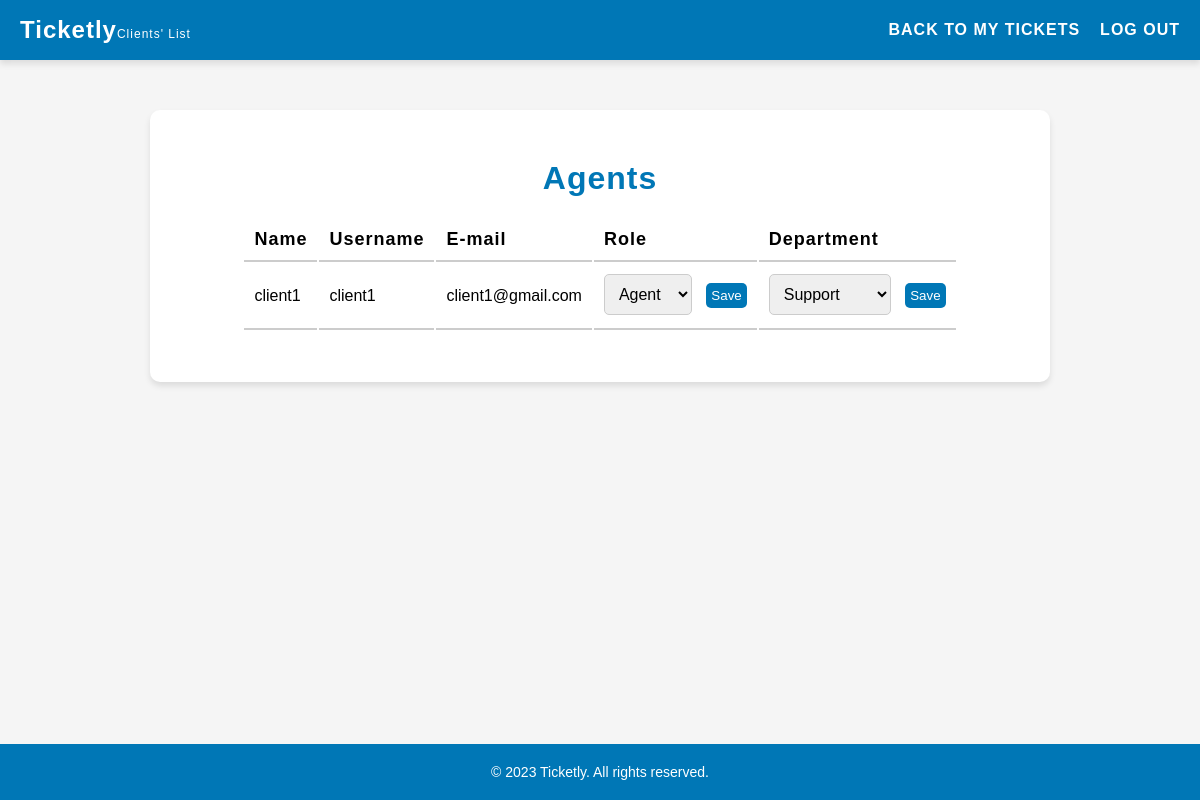
The app's page /pages/listAgents.php, older data.
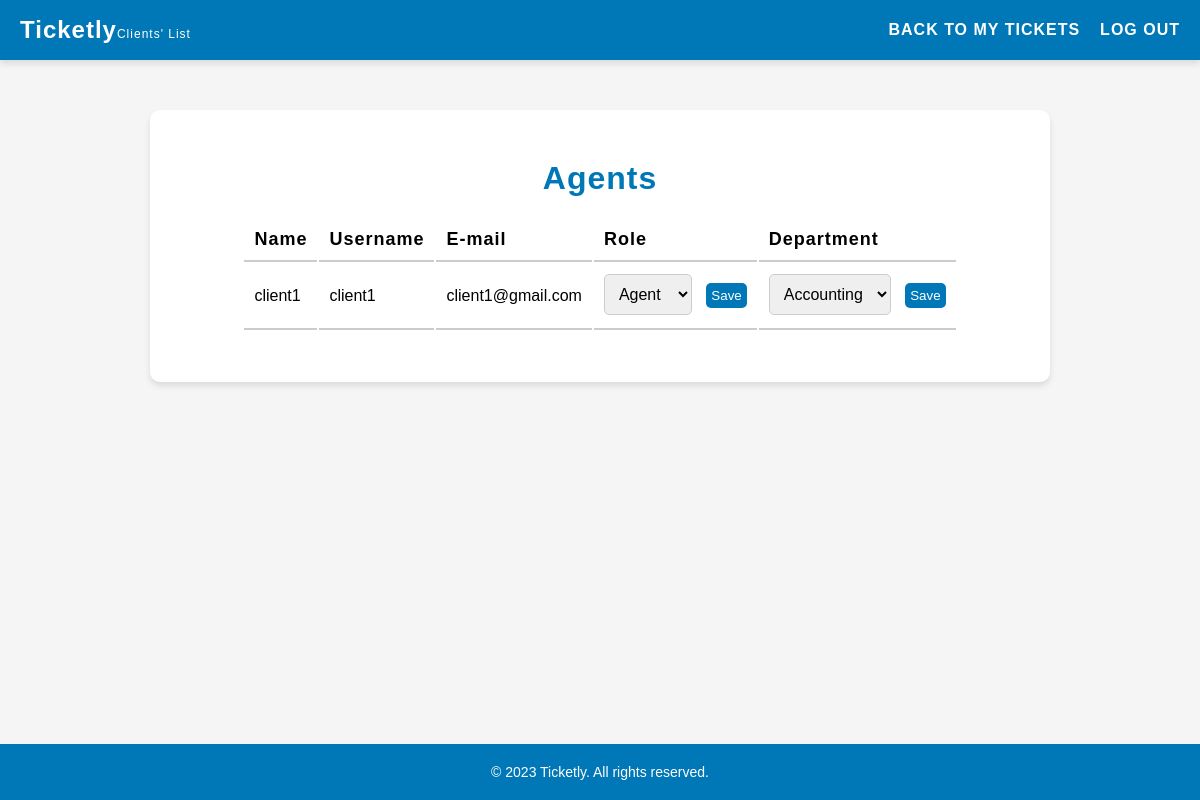
The same page, newer data.
### tables this page shows
CREATE TABLE users (
    id INTEGER PRIMARY KEY AUTOINCREMENT,
    username VARCHAR(255) NOT NULL UNIQUE,
    password VARCHAR(255) NOT NULL,
    email VARCHAR(255) NOT NULL UNIQUE,
    name VARCHAR(255) NOT NULL,
    role VARCHAR(10) NOT NULL DEFAULT 'client' CHECK (role IN ('client', 'agent', 'admin')),
    department_id INTEGER,
    FOREIGN KEY(department_id) REFERENCES departments(id)
);

### pages/listAgents.php (called while the page is built, shortened)
<?php
    $session = new Session();
    require_once(__DIR__ . '/../templates/listAgents.tpl.php');
    drawListAgents($session);
?>

### database/user.class.php (called while the page is built, shortened)
<?php
    class User {
        public function __construct(?int $id, string $username, string $password, string $email, string $name, string $role, int $departmentId = 1) {
            $this->id = $id;
            $this->username = $username;
            $this->email = $email;
            $this->name = $name;
            $this->role = $role;
            $this->departmentId = $departmentId;
        }
    }
    function getAgents(PDO $db): array {
        $stmt = $db->prepare('SELECT * FROM users WHERE role = ?');
        $stmt->execute(['agent']);
        $agents = [];
        while ($row = $stmt->fetch(PDO::FETCH_ASSOC)) {
            $agents[] = new User(
                (int) $row['id'],
                $row['username'],
                $row['password'],
                $row['email'],
                $row['name'],
                $row['role'],
                (int) $row['department_id']
            );
        }
        return $agents;
    }
?>

### database/departments.class.php (called while the page is built, shortened)
<?php
    class Departments {
        public function __construct(?int $id, string $name) {
            $this->id = $id;
            $this->name = $name;
        }
    }
    function getDepartments(PDO $db): array {
        $stmt = $db->prepare('SELECT * FROM departments');
        $stmt->execute();
        $departments = array();
        while ($row = $stmt->fetch(PDO::FETCH_ASSOC)) {
            $departments[] = new Departments(
                (int) $row['id'],
                $row['name']
            );
        }
        return $departments;
    }
?>

### templates/listAgents.tpl.php (the view, shortened to what this page needs)
<?php function drawListAgents(Session $session) {?>
    <!DOCTYPE html>
    <html lang="en">
    <head>
        <link rel="stylesheet" href="../style/listClients.css">
        <link rel="stylesheet" href="../style/header.css">
    </head>
    <body>
        <header>
            <h1>Ticketly<span class="smaller">Clients' List</span></h1>
            <nav>
                <ul>
                    <li><a href="../pages/client.php">Back to My Tickets</a></li>
                    <li><a href="../actions/action_logout.php">Log out</a></li>
                </ul>
            </nav>
        </header>
        <main>
            <h2>Agents</h2>
            <section id="agents">
                <table>
                    <tr>
                        <th>Name</th>
                        <th>Username</th>
                        <th>E-mail</th>
                        <th>Role</th>
                        <th>Department</th>
                    </tr>
                    <?php
                        require_once '../database/connection.db.php';
                        require_once '../database/user.class.php';
                        require_once '../database/departments.class.php';
                        $db = getDatabaseConnection();
                        $agents = getAgents($db);
                        foreach ($agents as $agent) { ?>
                        <tr>
                            <td><?php echo $agent->name ?></td>
                            <td><?php echo $agent->username ?></td>
                            <td><?php echo $agent->email ?></td>
                            <td>
                                <form class="role-form" data-agent-id="<?php echo $agent->id ?>">
                                    <select class="role-select" name="role">
                                        <option value="agent" <?php if ($agent->role == 'agent') echo 'selected' ?>>Agent</option>
                                    </select>
                                    <input type="submit" value="Save">
                                </form>
                            </td>
                            <td>
                            <?php
                                $departments = getDepartments($db);
                            ?>
                            <form class="department-form" data-agent-id="<?php echo $agent->id ?>">
                                <select class="department-select" name="departmentId">
                                <?php
                                    foreach ($departments as $department) {
                                        $selected = ($agent->departmentId == $department->id) ? 'selected' : '';
                                        echo '<option value="' . $department->id . '" ' . $selected . '>' . $department->name . '</option>';
                                    }
                                ?>
                                </select>
                                <input type="submit" value="Save">
                            </form>
                        </td>
                    </tr>
                <?php } ?>
                </table>
            </section>
        </main>
        <?php include '../templates/footer.tpl.php';?>
    </body>
    </html>
<?php }?>

### templates/footer.tpl.php
<!DOCTYPE html>
<html>
    <link rel="stylesheet" href="../style/footer.css">
    <footer>
        <p>&copy; 2023 Ticketly. All rights reserved.</p>
    </footer>
<html>

### style/listClients.css (style rules this page uses)
main { background-color: #fff; padding: 50px; border-radius: 10px; box-shadow: 0 4px 6px rgba(0, 0, 0, 0.1); margin: 50px auto; max-width: 900px; display: flex; flex-direction: column; align-items: center; }
main h2 { text-align: center; font-size: 32px; margin-bottom: 20px; font-weight: 600; letter-spacing: 1px; color: #0077b6; }
table tr th { font-size: 18px; font-weight: 600; letter-spacing: 1px; text-align: left; padding: 10px; border-bottom: 2px solid #ccc; }
table tr td { padding: 10px; border-bottom: 2px solid #ccc; }
select, input[type="submit"] { font-size: 16px; padding: 10px; border-radius: 5px; border: 1px solid #ccc; transition: border-color 0.3s ease; flex: 1; }
select { margin-right: 10px; max-width: 200px; }
input[type="submit"] { background-color: #0077b6; color: #fff; border: none; cursor: pointer; transition: all 0.3s ease; align-self: center; flex: 1; max-width: 50%; font-size: smaller; padding: 5px; margin-bottom: 10px; }

### style/header.css (style rules this page uses)
* { box-sizing: border-box; margin: 0; padding: 0; }
body { font-family: Arial, sans-serif; background-color: #f5f5f5; }
header { background-color: #0077b6; color: #fff; display: flex; justify-content: space-between; align-items: center; padding: 20px; height: 60px; box-shadow: 0 4px 6px rgba(0, 0, 0, 0.1); }
header h1 { font-size: 24px; letter-spacing: 1px; }
header nav ul { display: flex; list-style-type: none; }
header nav li:not(:last-child) { margin-right: 20px; }
header nav a { color: #fff; text-decoration: none; font-size: 16px; letter-spacing: 1px; text-transform: uppercase; font-weight: 600; transition: color 0.3s ease; }
.smaller { font-size: 0.5em; font-weight: lighter; }

### style/footer.css (style rules this page uses)
footer { position: fixed; bottom: 0; left: 0; width: 100%; background-color: #0077b6; color: #fff; text-align: center; padding: 20px; font-size: 14px; margin: 0; }
footer p { margin: 0; }

Row changes from the older to the newer data that the page shows:
changed users "client1": departmentId "Support" → "Accounting"
